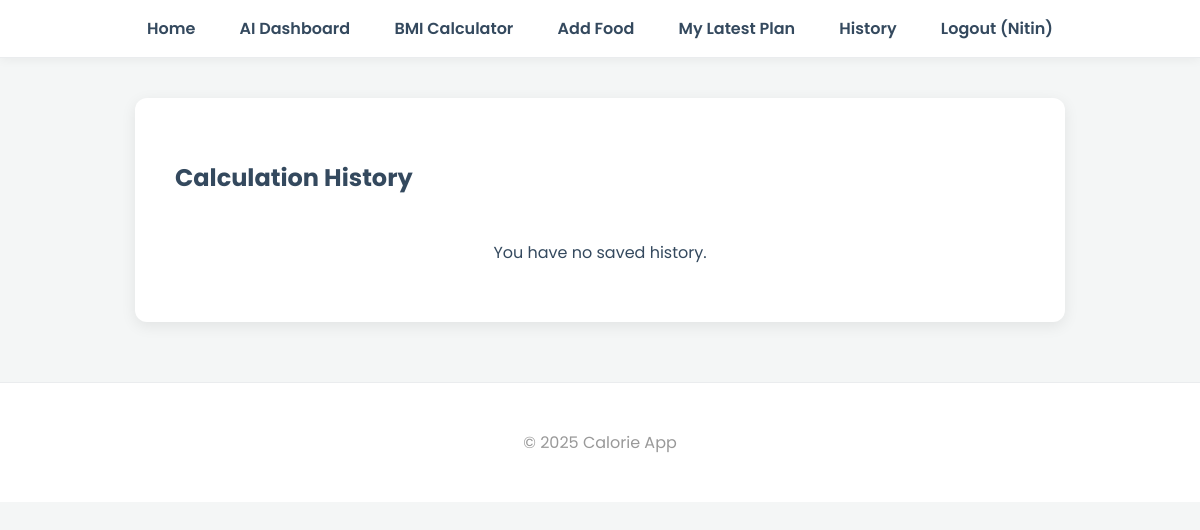
The app's page /history (signed in), older data.
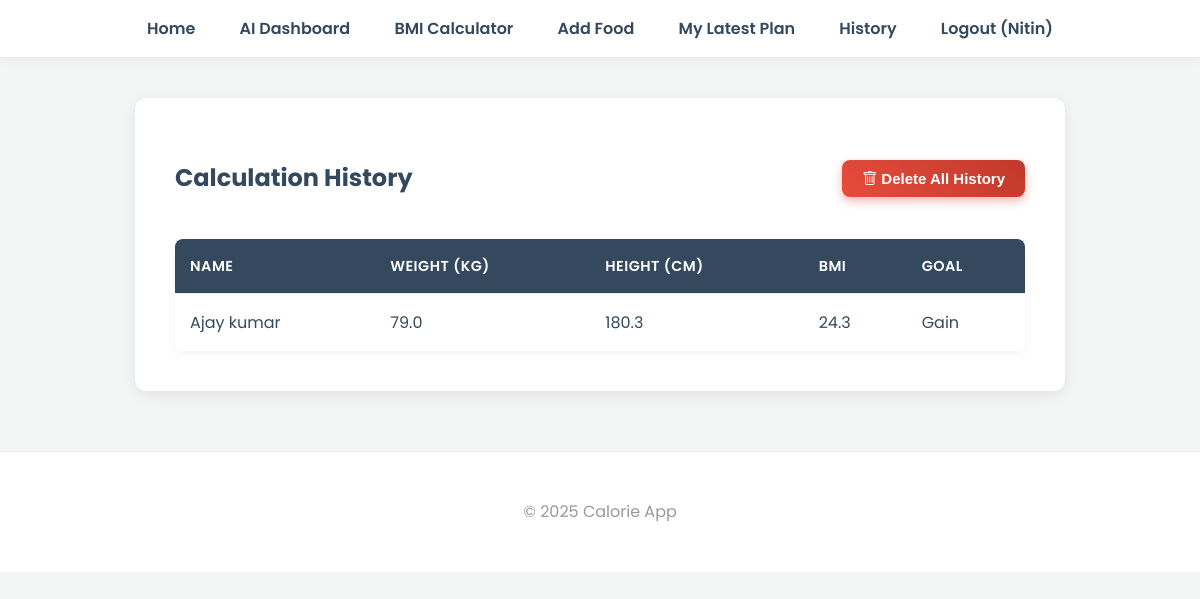
The same page, newer data.
### models.py (models this page shows)
class User(db.Model, UserMixin):
    id = db.Column(db.Integer, primary_key=True)
    username = db.Column(db.String(80), unique=True, nullable=False)
    password = db.Column(db.String(200), nullable=False)

class UserHistory(db.Model):
    id = db.Column(db.Integer, primary_key=True)
    user_id = db.Column(db.Integer, db.ForeignKey('user.id'), nullable=False)
    name = db.Column(db.String(50), nullable=False)
    weight = db.Column(db.Float, nullable=False)
    height = db.Column(db.Float, nullable=False)
    bmi = db.Column(db.Float, nullable=False)
    goal = db.Column(db.String(20))
    diet_plan = db.Column(db.Text)

### routes/diet_routes.py (the view)
@diet_bp.route('/history')
@login_required
def history():
    records = UserHistory.query.filter_by(user_id=current_user.id).order_by(UserHistory.id.desc()).all()
    return render_template("history.html", records=records)

### app.py (called while the page is built)
@login_manager.user_loader
def load_user(user_id):
    return User.query.get(int(user_id))

### templates/history.html
{% extends "base.html" %}
{% block content %}
<div class="container">
    <div class="history-header">
        <h2>Calculation History</h2>
        {% if records %}
        <form method="POST" action="{{ url_for('diet.delete_history') }}" onsubmit="return confirm('Are you sure you want to delete your entire history? This action cannot be undone.');">
            <button type="submit" class="btn delete-btn">
                <i class="bi bi-trash"></i> Delete All History
            </button>
        </form>
        {% endif %}
    </div>
    {% if records %}
    <table class="history-table">
        <thead>
            <tr>
                <th>Name</th>
                <th>Weight (kg)</th>
                <th>Height (cm)</th>
                <th>BMI</th>
                <th>Goal</th>
            </tr>
        </thead>
        <tbody>
            {% for record in records %}
            <tr>
                <td>{{ record.name }}</td>
                <td>{{ record.weight }}</td>
                <td>{{ record.height }}</td>
                <td>{{ record.bmi }}</td>
                <td>{{ record.goal|title }}</td>
            </tr>
            {% endfor %}
        </tbody>
    </table>
    {% else %}
    <div class="alert" style="margin-top: 20px;">
        <p>You have no saved history.</p>
    </div>
    {% endif %}
</div>
{% endblock %}

### templates/base.html (shortened to what this page needs)
<!DOCTYPE html>
<html lang="en">
<head>
  <link rel="stylesheet" href="https://cdn.jsdelivr.net/npm/bootstrap-icons@1.11.3/font/bootstrap-icons.min.css">
  <link rel="stylesheet" href="{{ url_for('static', filename='css/style.css') }}">
</head>
<body>
  <header>
    <nav>
      <a href="{{ url_for('user.index') }}">Home</a>
      {% if current_user.is_authenticated %}
        <a href="{{ url_for('dashboard.dashboard') }}">AI Dashboard</a>
        <a href="{{ url_for('bmi_bp.bmi_page') }}">BMI Calculator</a>
        <a href="{{ url_for('food_bp.add_food') }}">Add Food</a>
        <a href="{{ url_for('diet.diet_page') }}">My Latest Plan</a>
        <a href="{{ url_for('diet.history') }}">History</a>
        <a href="{{ url_for('auth.logout') }}">Logout ({{ current_user.username }})</a>
      {% else %}
        <a href="{{ url_for('auth.login') }}">Login</a>
        <a href="{{ url_for('auth.register') }}">Register</a>
      {% endif %}
    </nav>
  </header>
  <main>
    {% block content %}{% endblock %}
  </main>
  <footer>
    <p>&copy; 2025 Calorie App</p>
  </footer>
</body>
</html>

### static/css/style.css (style rules this page uses)
:root { --primary-color: #2ECC71; --primary-dark: #27AE60; --secondary-color: #34495E; --light-gray: #F4F6F6; --background-color: #FFFFFF; --card-shadow: 0 4px 15px rgba(0, 0, 0, 0.08); --font-family: 'Poppins', sans-serif; }
body { font-family: var(--font-family); background: var(--light-gray); margin: 0; padding: 0; color: var(--secondary-color); line-height: 1.7; }
.container { max-width: 850px; margin: 40px auto; padding: 40px; background: var(--background-color); border-radius: 12px; box-shadow: var(--card-shadow); text-align: center; }
header { background: var(--background-color); padding: 15px 0; box-shadow: 0 2px 10px rgba(0,0,0,0.05); border-bottom: 1px solid #EAECEE; }
nav { max-width: 1000px; margin: 0 auto; text-align: center; }
nav a { color: var(--secondary-color); margin: 0 20px; text-decoration: none; font-weight: 600; font-size: 16px; position: relative; padding-bottom: 5px; transition: color 0.3s; }
nav a::after { content: ''; position: absolute; width: 0; height: 2px; bottom: 0; left: 50%; transform: translateX(-50%); background-color: var(--primary-color); transition: width 0.3s ease-in-out; }
.btn { display: inline-block; padding: 14px 28px; background-image: linear-gradient(45deg, var(--primary-color), var(--primary-dark)); color: white; border: none; border-radius: 8px; text-decoration: none; font-size: 16px; font-weight: 600; cursor: pointer; transition: transform 0.2s ease, box-shadow 0.2s ease; box-shadow: 0 4px 10px rgba(46, 204, 113, 0.4); }
h2 { font-weight: 700; }
.history-table { width: 100%; border-collapse: collapse; margin-top: 20px; box-shadow: 0 2px 10px rgba(0,0,0,0.05); border-radius: 8px; overflow: hidden; }
.history-table th, .history-table td { border-bottom: 1px solid #EAECEE; padding: 15px; text-align: left; }
.history-table th { background-color: var(--secondary-color); color: white; font-weight: 600; font-size: 0.9em; text-transform: uppercase; letter-spacing: 0.5px; }
.history-table tr:last-child td { border-bottom: none; }
footer { text-align: center; margin-top: 60px; padding: 30px; color: #999; border-top: 1px solid #EAECEE; background: var(--background-color); }
.history-table td { vertical-align: top; }
.history-header { display: flex; justify-content: space-between; align-items: center; margin-bottom: 20px; }
.delete-btn { background-image: linear-gradient(45deg, #E74C3C, #C0392B); box-shadow: 0 4px 10px rgba(231, 76, 60, 0.4); padding: 10px 20px; font-size: 15px; }

Row changes from the older to the newer data that the page shows:
added UserHistory: name "Ajay kumar", weight "79.0", height "180.3", bmi "24.3", goal "Gain"
Text that changed along with them:
text no longer shown: "You have no saved history."
text now shown: "Delete All History NAME WEIGHT (KG) HEIGHT (CM) BMI GOAL"
